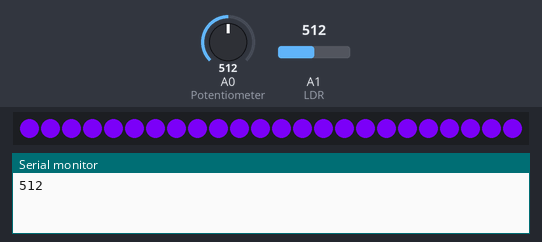
Simulated run of this sketch. Board: Arduino Nano, built with avr-gcc and run on an emulated ATmega328P. Parts: 24 RGB LEDs in strip order, left to right, the last lines printed to the serial monitor. The test bench sets the inputs (shaded band); at power-on: A1 (LDR) = 512, A0 (Potentiometer) = 512. Dim RGB values are drawn brighter than linear.

Above: at 1.2 s.
1.3 s: A1 (LDR) set to 22
5.4 s: A1 (LDR) set to 18
At 6.8 s:
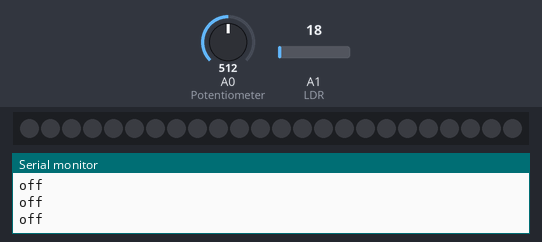
7.4 s: A1 (LDR) set to 122
At 7.55 s:
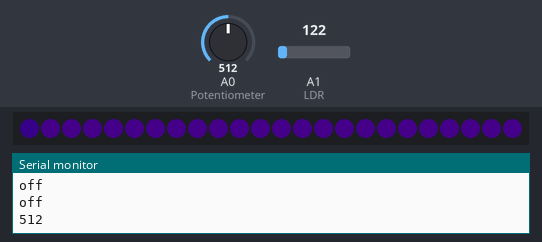
8.9 s: A0 (Potentiometer) set to 900
At 9.66 s:
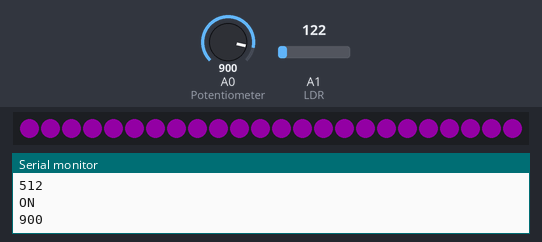
11.9 s: A0 (Potentiometer) set to 511
At 13.57 s:
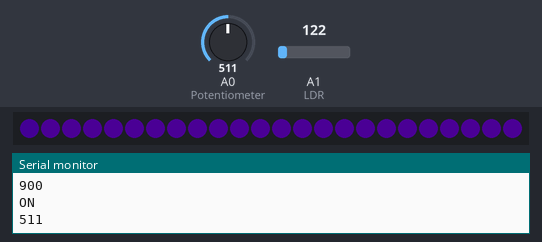
Timing chart, 0 to 15.1 s (numbered marks = the images above; inputs shaded):
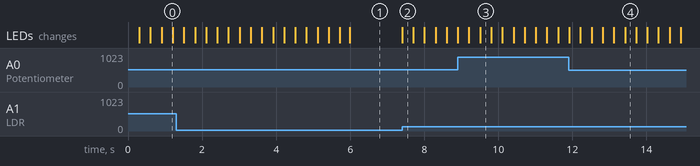

Measured:
- the behaviour switches between 21 and 20 on A1 (LDR) (found by bisection; images 0 and 1)
- after the input at 5.4 s, the LEDs: first differ from a run without the input after 0.58 s (image 1)
- after the input at 7.4 s, the LEDs: change at once (image 2)
- after the input at 8.9 s, the LEDs: first differ from a run without the input after 0.61 s (image 3)
- after the input at 11.9 s, the LEDs: first differ from a run without the input after 1.5 s (image 4)

The sketch:

Nano_Confidence_Dimmer_V2.ino
```cpp
#include <Adafruit_NeoPixel.h>

#define PIN 6

Adafruit_NeoPixel strip = Adafruit_NeoPixel(24, PIN, NEO_GRB + NEO_KHZ800);
int pot = 0;
int LDR = 0;

void setup() {

Serial.begin(115200);
pinMode(A0, INPUT);
pinMode(A1, INPUT);


  strip.begin();
  strip.show(); // initialize all pixels to "off"
}


void loop() {

int LDR = analogRead(A1); //Read LDR


int pot = analogRead(A0); //Read Potentiometer
pot = map(pot, 0, 1024, 0, 255);  // Map the pot value to Neopixel values

  if(LDR>20) //Change this to work with light levels
  {
    pulse();
    Serial.println("ON");
  }
  else
  {
    OFF();
    Serial.println("off");
  }

}

// 0 to 255
void pulse() {
  uint16_t i, j;
  {
  int pot = analogRead(A0);
  Serial.println(pot);

  pot = map(pot, 0, 1024, 0, 255);
  for (j = 10; j < 255; j++) {  //Ramp up brightess
    for (i = 0; i < strip.numPixels(); i++) {
      strip.setPixelColor(i, pot, 0, 255); //strip.setPixelColor(pixels, R, G, B);
      strip.setBrightness(j);
    }
    strip.show();
       int pot = analogRead(A0);
       pot = map(pot, 0, 900, 0, 255);
    delay(2);
  }

  for (j = 255; j > 10; j--) { //Ramp down brightess
    for (i = 0; i < strip.numPixels(); i++) {
      strip.setPixelColor(i, pot, 0, 255);
      strip.setBrightness(j);
    }
    strip.show();
      int pot = analogRead(A0);
      pot = map(pot, 0, 1024, 0, 255); //strip.setPixelColor(pixels, R, G, B);
    delay(2);
  }
}
}

void OFF() {
  strip.begin(); // Initialize all pixels to 'off'
  strip.show(); // Initialize all pixels to 'off'
  strip.clear(); // Initialize all pixels to 'off'
}
```
